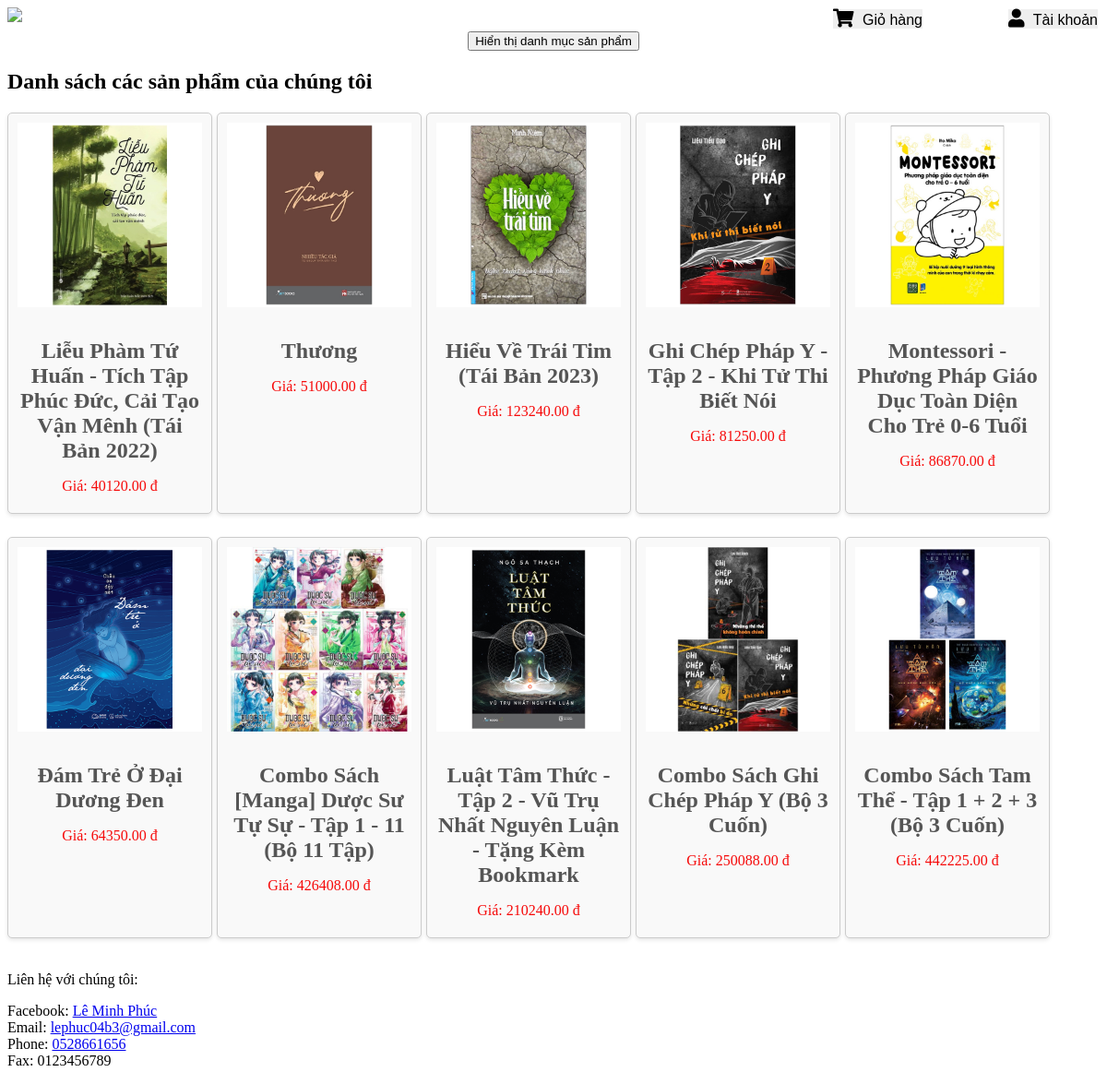
The app's page /new-products/ with its own data.
### customer/models.py (models this page shows, shortened)
class Product(models.Model):
    name = models.CharField(max_length=100)
    category = models.ForeignKey(Category, on_delete=models.CASCADE)
    price = models.DecimalField(max_digits=8, decimal_places=2)
    supplier = models.CharField(max_length=100)
    quantity = models.PositiveIntegerField(default=0)  # Thêm thuộc tính 'quantity'
    profile_picture = models.ImageField(upload_to='product_images/')

### customer/views.py (the view)
# urls.py: path('new-products/', views.new_products, name='new_products'),
def new_products(request):
    new_products = Product.objects.order_by('-id')[:10]  # Lấy 10 sản phẩm mới nhất
    return render(request, 'new_products.html', {'new_products': new_products})

### customer/templates/new_products.html (shortened to what this page needs)
{% load static %}
<!DOCTYPE html>
<html>
<head>
    <link rel="stylesheet" href="https://cdnjs.cloudflare.com/ajax/libs/font-awesome/5.15.3/css/all.min.css">
</head>
<body>
    <div class="first-view">
        <img style= "width: 100%" src="https://thietkelogo.edu.vn/uploads/images/thiet-ke-do-hoa-khac/banner-sach/1.png">
        <button id="show-categories">Hiển thị danh mục sản phẩm</button>
    </div>
   <button class ="gio-hang" onclick="window.location.href='/cart'" style="margin-right: 190px;"><i class="fas fa-shopping-cart"></i> Giỏ hàng</button>
    <div class="taikhoan">
        <button onclick="window.location.href='/register'"><i class="fas fa-user"></i> Tài khoản</button>
    </div>
    <h2>Danh sách các sản phẩm của chúng tôi</h2>
    <div class="product-block">
        {% for product in new_products %}
        <div class="custom-card">
            <a href="{% url 'product_detail' product.id %}">
                <img src="{{ product.profile_picture.url }}" alt="{{ product.name }}" style="width: 100%; height: auto; margin-bottom: 10px;">
                <h2 style="text-align: center;">{{ product.name }}</h2>
                <p style="text-align: center;">Giá: {{ product.price }} đ</p>
            </a>
        </div>
        {% endfor %}
    </div>
    <p>Liên hệ với chúng tôi:</p>
    <p class="in4-hidden">
        Facebook: <a href="https://www.facebook.com/?locale=vi_VN">Lê Minh Phúc</a> <br>
        Email: <a href="mailto:lephuc04b3@gmail.com">lephuc04b3@gmail.com</a> <br>
        Phone: <a href="tel:+84528661656">0528661656</a> <br>
        Fax: 0123456789
    </p>
</body>

### customer/templates/new_products.html (style rules this page uses)
.first-view { display: flex; flex-direction: column; align-items: center; justify-content: center; text-align: center; gap: 10px; }
.taikhoan { position: fixed; top: 0; right: 0; margin: 10px; }
.custom-card { background-color: #f9f9f9; border: 1px solid #ccc; border-radius: 5px; padding: 10px; margin-bottom: 20px; box-shadow: 0 2px 4px rgba(0, 0, 0, 0.1); }
.custom-card h2 { color: #555; margin-bottom: 5px; }
.custom-card p { color: #f60a0a; margin-bottom: 10px; }
.taikhoan button { padding: 0; border: none; cursor: pointer; font-size: 16px; }
.taikhoan button i { font-size: 20px; margin-right: 5px; }
.product-block { display: flex; flex-wrap: wrap; gap: 5px; }
.custom-card { position: relative; width: 200px; }
.custom-card img { width: 100%; height: 200px; object-fit: cover; margin-bottom: 10px; }
.gio-hang { padding: 0; border: none; cursor: pointer; font-size: 16px; position: fixed; top: 0; right: 10px; margin: 10px; }
.gio-hang i { font-size: 20px; margin-right: 5px; }

### records on screen
Product: profile_picture (picture), name "Liễu Phàm Tứ Huấn - Tích Tập Phúc Đức, Cải Tạo Vận Mênh (Tái Bản 2022)", price "40120.00"
Product: profile_picture (picture), name "Thương", price "51000.00"
Product: profile_picture (picture), name "Hiểu Về Trái Tim (Tái Bản 2023)", price "123240.00"
Product: profile_picture (picture), name "Ghi Chép Pháp Y - Tập 2 - Khi Tử Thi Biết Nói", price "81250.00"
Product: profile_picture (picture), name "Montessori - Phương Pháp Giáo Dục Toàn Diện Cho Trẻ 0-6 Tuổi", price "86870.00"
Product: profile_picture (picture), name "Đám Trẻ Ở Đại Dương Đen", price "64350.00"
Product: profile_picture (picture), name "Combo Sách [Manga] Dược Sư Tự Sự - Tập 1 - 11 (Bộ 11 Tập)", price "426408.00"
Product: profile_picture (picture), name "Luật Tâm Thức - Tập 2 - Vũ Trụ Nhất Nguyên Luận - Tặng Kèm Bookmark", price "210240.00"
Product: profile_picture (picture), name "Combo Sách Ghi Chép Pháp Y (Bộ 3 Cuốn)", price "250088.00"
Product: profile_picture (picture), name "Combo Sách Tam Thể - Tập 1 + 2 + 3 (Bộ 3 Cuốn)", price "442225.00"
